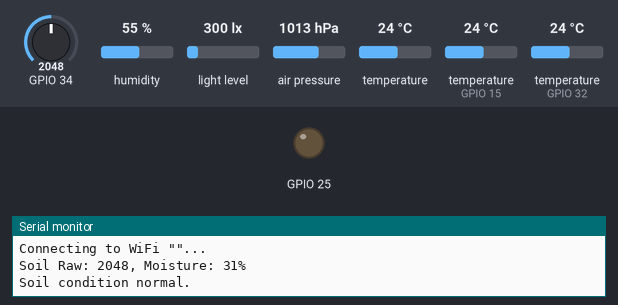
Simulated run of this program. Board: ESP32. Shown: output pins drawn as LEDs (lit = HIGH), the last lines printed to the serial monitor. The inputs (shaded band) are chosen by the test bench; at power-on: GPIO 34 = 2048, humidity 55 %, light level 300 lx, air pressure 1013 hPa, temperature 24 °C, temperature (sensors on GPIO 15, GPIO 32) 24 °C. WiFi joins after 1.5 s; servers stay silent unless stated; uploads are accepted with an empty reply; not simulated (calls return 0 or success): secrets.h.

Above: at 1.5 s.
At 66.1 s:
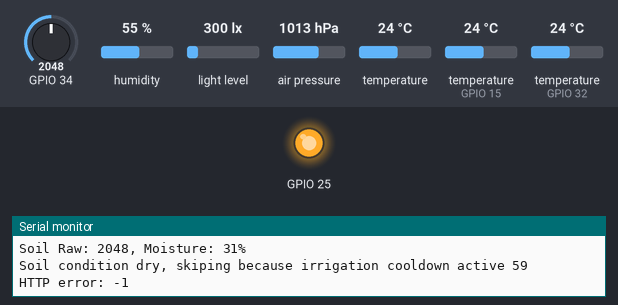
Timing chart, 0 to 79.5 s (numbered marks = the images above):
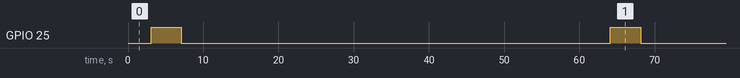

The program:

main.cpp
```cpp
/*
 * ESP32 Environmental & Soil Monitoring System — 24/7 Optimized
 * -----------------------------------------------------------
 * Sensors : DHT11 (fallback temp/humidity), BMP280 (pressure/temp/alt),
 *           BH1750 (lux), capacitive soil moisture (analog), DS18B20 (soil temp)
 * Actuator: Relay-driven water pump
 * Network : WiFi + HTTP POST (JSON) to backend API
 *
 * Changes vs. previous version, specifically for unattended 24/7 operation:
 *  - Task watchdog (esp_task_wdt) added: if loop() ever hangs, the chip
 *    self-resets instead of staying dead forever.
 *  - Removed all String-based JSON building (was allocating temporary
 *    String objects every 5s -> heap fragmentation over days/weeks).
 *    ArduinoJson now writes floats natively.
 *  - checkPumpCommand() now uses ArduinoJson deserialization instead of
 *    manual indexOf/substring parsing (fragile and could misbehave if the
 *    response format or whitespace ever changes).
 *  - Firmware-side hard cap (MAX_PUMP_DURATION_MS) on relay-on time,
 *    independent of whatever the server says — the physical device should
 *    never fully trust the network for something that can flood a plant.
 *  - Irrigation cooldown lockout added: after a watering cycle, the
 *    auto-irrigation logic will not retrigger for IRRIGATION_COOLDOWN_MS,
 *    preventing relay chatter while the soil is still absorbing water.
 *  - Soil history buffer is cleared after a triggered watering, so stale
 *    "dry" samples can't cause an instant retrigger.
 *  - Explicit HTTP timeouts added to checkPumpCommand() (previously only
 *    sendDataToServer() had them).
 *  - Periodic free-heap logging + scheduled safe self-restart every
 *    SAFE_RESTART_INTERVAL_MS as a safety net against slow leaks that
 *    are otherwise invisible until the device eventually crashes.
 *  - Minor comment/constant fixes (CHECK_INTERVAL comment now matches
 *    the actual 2000ms value).
 * -----------------------------------------------------------
 */

#include <Arduino.h>
#include <DHT.h>
#include <Adafruit_BMP280.h>
#include <BH1750.h>
#include <Wire.h>
#include <WiFi.h>
#include <HTTPClient.h>
#include <ArduinoJson.h>        // Install via Library Manager: "ArduinoJson" by Benoit Blanchon
#include <OneWire.h>            // Install via Library Manager: "OneWire" by Paul Stoffregen
#include <DallasTemperature.h>  // Install via Library Manager: "DallasTemperature" by Miles Burton
#include <esp_task_wdt.h>       // Built into ESP32 core

#include "secrets.h"  // defines WIFI_SSID, WIFI_PASSWORD, SERVER_URL, Pump_API_URL

// ---------------------------------------------------------------------
// Pin & hardware configuration
// ---------------------------------------------------------------------
namespace Pins {
  constexpr int SOIL_ANALOG  = 34;
  constexpr int RELAY        = 25;
  constexpr int DHT_DATA     = 15;
  constexpr int I2C_SDA      = 21;
  constexpr int I2C_SCL      = 22;
  constexpr int ONE_WIRE_BUS = 32; // DS18B20
}

constexpr uint8_t DHT_TYPE        = DHT11;
constexpr uint8_t BMP280_I2C_ADDR = 0x76;

// ---------------------------------------------------------------------
// Timing configuration (all in ms)
// ---------------------------------------------------------------------
namespace Interval {
  constexpr unsigned long SEND_DATA  = 5000;
  constexpr unsigned long SOIL_CHECK = 1000;
  constexpr unsigned long ENV_CHECK  = 4000;
  constexpr unsigned long RELAY_ON   = 4000;
  constexpr unsigned long WIFI_RETRY = 10000; // how often to retry a dropped connection
}

// ---------------------------------------------------------------------
// Soil / irrigation configuration
// ---------------------------------------------------------------------
namespace SoilCfg {
  constexpr int   ADC_DRY            = 2500; // raw reading in dry air
  constexpr int   ADC_WET            = 1000; // raw reading fully submerged
  constexpr int   MOISTURE_THRESHOLD = 60;   // % below which irrigation may trigger
  constexpr int   SAMPLE_COUNT       = 20;   // averaged analogRead samples per reading
  constexpr int   HISTORY_SIZE       = 3;    // samples used for the moving average
}

constexpr float SEA_LEVEL_HPA = 1013.25f;

// ---------------------------------------------------------------------
// Safety configuration (24/7 unattended operation)
// ---------------------------------------------------------------------
namespace Safety {
  // Firmware-side hard ceiling on any single watering cycle, regardless of
  // what a server/command requests. Protects against a compromised or
  // buggy backend flooding the plant.
  constexpr unsigned long MAX_PUMP_DURATION_MS = 30000; // 30s

  // Minimum time between two auto-irrigation triggers. Soil moisture takes
  // minutes to rise after watering, so without this the relay could
  // chatter on/off repeatedly right after a cycle finishes.
  constexpr unsigned long IRRIGATION_COOLDOWN_MS = 60UL * 1000UL; // 60 detik

  // Self-restart on a schedule as a safety net against slow, hard-to-spot
  // heap leaks — common practice for devices that run unattended for
  // weeks/months. Restart is only performed when the relay is off, so a
  // watering cycle in progress is never interrupted.
  constexpr unsigned long SAFE_RESTART_INTERVAL_MS = 48UL * 60UL * 60UL * 1000UL; // 48h

  // Below this, we start logging warnings; below half of this, we force a
  // restart at the next safe opportunity (relay off).
  constexpr uint32_t LOW_HEAP_WARN_BYTES  = 20000;
  constexpr uint32_t LOW_HEAP_FORCE_BYTES = 10000;

  constexpr unsigned long HEAP_LOG_INTERVAL_MS = 60000; // 1 min

  constexpr int WDT_TIMEOUT_S = 15; // reset chip if loop() doesn't feed the watchdog in time
}

// ---------------------------------------------------------------------
// Global objects
// ---------------------------------------------------------------------
DHT dht(Pins::DHT_DATA, DHT_TYPE);
Adafruit_BMP280 bmp;
BH1750 lightMeter;
OneWire oneWire(Pins::ONE_WIRE_BUS);
DallasTemperature dallas(&oneWire);

bool bmpAvailable    = false;
bool bh1750Available = false;

struct SensorData {
  int   soilRaw            = 0;
  int   moisturePercentage = 0;
  float humidity           = 0;
  float temperature        = 0;
  float pressure            = 0;
  float lightIntensity       = 0;
  float altitude              = 0;
  float soilTemperature       = 0;
} s_data;

// Circular buffer for soil moving average
int  soilHistory[SoilCfg::HISTORY_SIZE] = {0};
int  soilHistoryIndex = 0;
bool soilHistoryFull  = false;

bool relayOn = false;
unsigned long relayStartTime = 0;
unsigned long vlt_pumpInterval = 0;

// When the current cooldown window ends. 0 means "no cooldown active".
unsigned long irrigationCooldownUntil = 0;

unsigned long lastSendTime    = 0;
unsigned long lastSoilCheck   = 0;
unsigned long lastEnvCheck    = 0;
unsigned long lastWifiAttempt = 0;
unsigned long lastHeapLog     = 0;
unsigned long bootTime        = 0;

bool restartRequested = false; // set when heap is critically low; applied at next safe moment

namespace PumpAPI {
  unsigned long lastCheckTime = 0;
  constexpr unsigned long CHECK_INTERVAL = 2000; // Check pump API every 2 seconds
}

// ---------------------------------------------------------------------
// WiFi (non-blocking connect/reconnect)
// ---------------------------------------------------------------------
void beginWifiConnection() {
  Serial.printf("Connecting to WiFi \"%s\"...\n", WIFI_SSID);
  WiFi.mode(WIFI_STA);
  WiFi.setSleep(false); // lower latency for HTTP requests
  WiFi.begin(WIFI_SSID, WIFI_PASSWORD);
}

void ensureWifiConnected() {
  if (WiFi.status() == WL_CONNECTED) return;

  unsigned long now = millis();
  if (now - lastWifiAttempt < Interval::WIFI_RETRY) return; // don't spam reconnects

  lastWifiAttempt = now;
  Serial.println("WiFi disconnected, retrying...");
  WiFi.disconnect();
  WiFi.begin(WIFI_SSID, WIFI_PASSWORD);
}

// ---------------------------------------------------------------------
// Sensor helpers
// ---------------------------------------------------------------------
int readSoilRaw() {
  long sum = 0;
  for (int i = 0; i < SoilCfg::SAMPLE_COUNT; i++) {
    sum += analogRead(Pins::SOIL_ANALOG);
    delay(5);
  }
  return sum / SoilCfg::SAMPLE_COUNT;
}

void pushSoilHistory(int value) {
  soilHistory[soilHistoryIndex] = value;
  soilHistoryIndex = (soilHistoryIndex + 1) % SoilCfg::HISTORY_SIZE;
  if (soilHistoryIndex == 0) soilHistoryFull = true;
}

void resetSoilHistory() {
  for (int i = 0; i < SoilCfg::HISTORY_SIZE; i++) soilHistory[i] = 0;
  soilHistoryIndex = 0;
  soilHistoryFull  = false;
}

// Turns the relay on for `requestedMs`, clamped to Safety::MAX_PUMP_DURATION_MS
// regardless of the caller (manual command or auto-irrigation).
// Returns the actual duration applied, or 0 if the relay was already on
// (request ignored) — callers use this to log what really happened,
// not just what was requested.
unsigned long TurnRelay(unsigned long requestedMs) {
  if (relayOn) {
    Serial.println("Pump is still on, ignoring new request.");
    return 0;
  }

  unsigned long safeMs = requestedMs;
  if (safeMs > Safety::MAX_PUMP_DURATION_MS) {
    Serial.printf("Requested pump duration %lums exceeds safety cap, clamping to %lums.\n",
                  requestedMs, Safety::MAX_PUMP_DURATION_MS);
    safeMs = Safety::MAX_PUMP_DURATION_MS;
  }

  vlt_pumpInterval = safeMs;
  digitalWrite(Pins::RELAY, HIGH);
  relayOn = true;
  relayStartTime = millis();
  return safeMs;
}

// Melaporkan ke server bahwa penyiraman baru saja dimulai, untuk dicatat
// sebagai riwayat timestamp di dashboard. Dipanggil dengan durasi AKTUAL
// yang dikembalikan TurnRelay() (bukan yang diminta), supaya log yang
// tercatat adalah eksekusi nyata, bukan sekadar niat.
void reportWatering(unsigned long durationMs, const char* source) {
  if (durationMs == 0) return; // relay tidak jadi menyala, tidak ada yang perlu dilaporkan
  if (WiFi.status() != WL_CONNECTED) return;

  JsonDocument doc;
  doc["duration"] = durationMs;
  doc["source"]   = source;

  char payload[128];
  size_t len = serializeJson(doc, payload, sizeof(payload));

  HTTPClient http;
  http.begin(String(Pump_API_URL) + "/log"); // -> {Pump_API_URL}/log, misal http://host:3001/api/pump/log
  http.addHeader("Content-Type", "application/json");
  http.addHeader("x-api-key", DEVICE_API_KEY);
  http.setConnectTimeout(3000);
  http.setTimeout(3000);

  int code = http.POST((uint8_t*)payload, len);
  Serial.printf("Watering log reported (%s, %lums) | HTTP %d\n", source, durationMs, code);
  http.end();
}

void readEnvironmentSensors() {
  float dhtHumidity    = dht.readHumidity();
  float dhtTemperature = dht.readTemperature();

  float bmpPressure = bmpAvailable ? bmp.readPressure() / 100.0F : NAN;
  float bmpTemp     = bmpAvailable ? bmp.readTemperature() : NAN;
  float bmpAltitude = bmpAvailable ? bmp.readAltitude(SEA_LEVEL_HPA) : NAN;
  float lux          = bh1750Available ? lightMeter.readLightLevel() : NAN;

  dallas.requestTemperatures();
  float soiltemp = dallas.getTempCByIndex(0);

  s_data.humidity        = isnan(dhtHumidity) ? 0.0f : dhtHumidity;
  s_data.temperature     = !isnan(bmpTemp) ? bmpTemp : (isnan(dhtTemperature) ? 0.0f : dhtTemperature);
  s_data.pressure        = isnan(bmpPressure) ? 0.0f : bmpPressure;
  s_data.altitude        = isnan(bmpAltitude) ? 0.0f : bmpAltitude;
  s_data.lightIntensity  = (isnan(lux) || lux < 0) ? 0.0f : lux;
  s_data.soilTemperature = (soiltemp == DEVICE_DISCONNECTED_C) ? 0.0f : soiltemp;

  Serial.printf("DHT11  -> Hum: %.1f%%, Temp: %.1f C\n", s_data.humidity, dhtTemperature);
  Serial.printf("BMP280 -> Press: %.1f hPa, Temp: %.1f C, Alt: %.1f m\n",
                s_data.pressure, s_data.temperature, s_data.altitude);
  Serial.printf("BH1750 -> Light: %.1f lux\n", s_data.lightIntensity);
  Serial.printf("DS18B20 -> Soil Temp: %.1f C\n", s_data.soilTemperature);
  Serial.println("------------------------------------");
}

void handleSoilAndIrrigation() {
  int raw = readSoilRaw();
  int pct = map(raw, SoilCfg::ADC_WET, SoilCfg::ADC_DRY, 100, 0);
  pct = constrain(pct, 0, 100);

  s_data.soilRaw = raw;
  s_data.moisturePercentage = pct;
  Serial.printf("Soil Raw: %d, Moisture: %d%%\n", raw, pct);

  pushSoilHistory(pct);

  bool consistentlyDry = soilHistoryFull;
  for (int i = 0; i < SoilCfg::HISTORY_SIZE && consistentlyDry; i++) {
    if (soilHistory[i] >= SoilCfg::MOISTURE_THRESHOLD) consistentlyDry = false;
  }

  bool cooldownActive = (long)(millis() - irrigationCooldownUntil) < 0;

  if (consistentlyDry && !relayOn && !cooldownActive) {
    Serial.println("Soil is dry -> turning relay ON (auto-irrigation).");
    unsigned long applied = TurnRelay(Interval::RELAY_ON);
    reportWatering(applied, "auto");

    // Clear stale "dry" samples so the next few checks don't instantly
    // see a full-dry buffer again, and start the cooldown window.
    resetSoilHistory();
    irrigationCooldownUntil = millis() + Safety::IRRIGATION_COOLDOWN_MS;
  } else if (cooldownActive) {
    Serial.printf("Soil condition dry, skiping because irrigation cooldown active %d\n", (irrigationCooldownUntil - millis()) / 1000UL);
  } else {
    Serial.println("Soil condition normal.");
  }
}

void updateRelayTimeout() {
  if (relayOn && millis() - relayStartTime >= vlt_pumpInterval) {
    digitalWrite(Pins::RELAY, LOW);
    relayOn = false;
    Serial.println("Relay turned off after duration.");
  }
}

// ---------------------------------------------------------------------
// Networking: send sensor data as JSON
// ---------------------------------------------------------------------
void sendDataToServer() {
  if (WiFi.status() != WL_CONNECTED) {
    Serial.println("WiFi not connected. Skipping send.");
    return;
  }

  // Native numeric fields — no temporary String objects, avoids heap
  // fragmentation from building/discarding Strings every 5 seconds for
  // days/weeks at a time.
  JsonDocument doc;
  doc["soil_raw"]             = s_data.soilRaw;
  doc["moisture_percentage"]  = s_data.moisturePercentage;
  doc["humidity"]             = s_data.humidity;
  doc["temperature"]          = s_data.temperature;
  doc["pressure"]             = s_data.pressure;
  doc["lightIntensity"]       = s_data.lightIntensity;
  doc["altitude"]             = s_data.altitude;
  doc["soilTemp"]             = s_data.soilTemperature;

  char payload[256];
  size_t len = serializeJson(doc, payload, sizeof(payload));

  HTTPClient http;
  http.begin(SERVER_URL);
  http.addHeader("Content-Type", "application/json");
  http.addHeader("x-api-key", DEVICE_API_KEY);
  http.setConnectTimeout(3000);
  http.setTimeout(3000);

  int code = http.POST((uint8_t*)payload, len);
  Serial.printf("Sent: %s | HTTP %d\n", payload, code);
  http.end();
}

// =========================
// CheckPumpWebsiteAPI
// =========================
void checkPumpCommand() {
  if (WiFi.status() != WL_CONNECTED) return;

  HTTPClient http;
  http.begin(Pump_API_URL);
  http.addHeader("x-api-key", DEVICE_API_KEY);
  http.setConnectTimeout(3000);
  http.setTimeout(3000);

  int httpCode = http.GET();

  if (httpCode == 200) {
    // Small fixed-size document — avoids String allocation and is safe
    // against malformed/partial responses (deserializeJson reports an
    // error instead of reading past a missing "}").
    JsonDocument doc;
    DeserializationError err = deserializeJson(doc, http.getStream());

    if (err) {
      Serial.printf("Pump API JSON parse failed: %s\n", err.c_str());
    } else if (doc["active"] == true) {
      unsigned long duration = doc["duration"] | 0UL;
      Serial.printf("Server command: water for %lu ms\n", duration);
      unsigned long applied = TurnRelay(duration); // TurnRelay() itself enforces MAX_PUMP_DURATION_MS
      reportWatering(applied, "manual");
    }
  } else {
    Serial.printf("HTTP error: %d\n", httpCode);
  }

  http.end();
}

// ---------------------------------------------------------------------
// 24/7 health: watchdog feed, heap monitoring, scheduled safe restart
// ---------------------------------------------------------------------
void maintainHealth() {
  esp_task_wdt_reset(); // feed the watchdog every loop() — if this stops
                         // happening (loop hung), the chip resets itself.

  unsigned long now = millis();

  if (now - lastHeapLog >= Safety::HEAP_LOG_INTERVAL_MS) {
    lastHeapLog = now;
    uint32_t freeHeap = ESP.getFreeHeap();
    Serial.printf("[health] free heap: %u bytes | uptime: %lus\n",
                  freeHeap, (now - bootTime) / 1000);

    if (freeHeap < Safety::LOW_HEAP_FORCE_BYTES) {
      Serial.println("[health] Heap critically low — restart requested.");
      restartRequested = true;
    } else if (freeHeap < Safety::LOW_HEAP_WARN_BYTES) {
      Serial.println("[health] Warning: heap getting low.");
    }
  }

  bool scheduledRestartDue = (now - bootTime) >= Safety::SAFE_RESTART_INTERVAL_MS;

  // Only restart when the relay is off, so we never cut power to an
  // in-progress watering cycle.
  if ((restartRequested || scheduledRestartDue) && !relayOn) {
    Serial.println("[health] Performing scheduled/safety restart...");
    Serial.flush();
    delay(100);
    ESP.restart();
  }
}

// ---------------------------------------------------------------------
// Setup / Loop
// ---------------------------------------------------------------------
void setup() {
  Serial.begin(115200);
  Wire.begin(Pins::I2C_SDA, Pins::I2C_SCL);

  pinMode(Pins::RELAY, OUTPUT);
  digitalWrite(Pins::RELAY, LOW);
  pinMode(Pins::DHT_DATA, INPUT);

  dht.begin();

  bmpAvailable = bmp.begin(BMP280_I2C_ADDR);
  if (bmpAvailable) {
    bmp.setSampling(Adafruit_BMP280::MODE_NORMAL,
                     Adafruit_BMP280::SAMPLING_X2,
                     Adafruit_BMP280::SAMPLING_X16,
                     Adafruit_BMP280::FILTER_X16,
                     Adafruit_BMP280::STANDBY_MS_500);
    Serial.println("BMP280 OK");
  } else {
    Serial.println("BMP280 not found - readings will fall back to DHT temperature.");
  }

  dallas.begin();

  bh1750Available = lightMeter.begin(BH1750::CONTINUOUS_HIGH_RES_MODE);
  Serial.println(bh1750Available ? "BH1750 OK" : "BH1750 not found - light readings will read 0.");

  // Watchdog: if loop() stops feeding it for WDT_TIMEOUT_S seconds, the
  // chip resets itself instead of hanging forever unattended.
  // Using the pre-3.x core API (uint32_t seconds, bool panic) since the
  // struct-based esp_task_wdt_config_t API is only available on core 3.x
  // (IDF 5.x). If you upgrade the ESP32 board package to 3.x later, this
  // can be switched back to the config-struct form.
  esp_task_wdt_init(Safety::WDT_TIMEOUT_S, true);
  esp_task_wdt_add(NULL);

  bootTime = millis();

  beginWifiConnection();
}

void loop() {
  maintainHealth();

  ensureWifiConnected();
  updateRelayTimeout();

  unsigned long now = millis();

  if (now - lastEnvCheck >= Interval::ENV_CHECK) {
    lastEnvCheck = now;
    readEnvironmentSensors();
  }

  if (now - lastSoilCheck >= Interval::SOIL_CHECK) {
    lastSoilCheck = now;
    handleSoilAndIrrigation();
  }

  if (now - lastSendTime >= Interval::SEND_DATA) {
    lastSendTime = now;
    sendDataToServer();
  }

  if (now - PumpAPI::lastCheckTime >= PumpAPI::CHECK_INTERVAL) {
    PumpAPI::lastCheckTime = now;
    checkPumpCommand();
  }
}
```

Measured:
- by itself, GPIO 25: alternates HIGH for 4.0 s and LOW for 57.1 s
